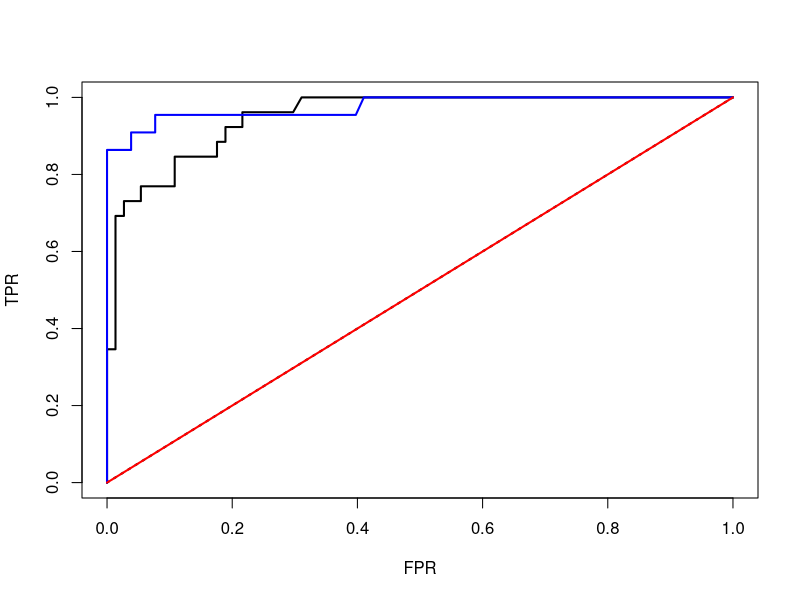

Write R code to recreate this figure.

# Gradient descent from the previous lecture code
GD = function( gradient, f, eta=.01, x0, epsilon=10^-6, max_iter=10^4){

	t = 2
	trace = matrix( NA, ncol=length(x0), nrow=max_iter)
	trace[1:2,] =	rbind( x0, x0 + 2*epsilon)
	neg_l = f(trace[t,])
	# Begin the gradient descent algorithm
	while( sum((trace[t,] - trace[t-1,])^2)^.5 >= epsilon & t < max_iter ){
		
		# Update the parameters
		trace[t+1,] = trace[t,] - eta * gradient(trace[t,])
	  #print(trace[t+1,])		
		t = t +1
		
		# If negative log-likelihood increases, then reduce learning rate
		neg_l_new = f(trace[t,]) 
		#cat(neg_l_new, "  ", neg_l, "\n")
		if(neg_l_new >= neg_l) eta = eta * .9 
		neg_l = neg_l_new
	}
	cat("final learning rate = ", eta, "\n")
	
	if(t == max_iter){
		print("Warning: max iterations exceeded")
		trace[max_iter,] = NA
	}
		
	return(trace[1:t,])
}



# Generate synthetic training data from a logistic regression model
n = 100
p = 2
beta = runif( n=p, min=4, max=5) * (-1)^(runif(p) < .5)
X = cbind( 1, matrix( rnorm(n*(p-1)), ncol=p-1))
py = 1 / ( 1 + exp(-X %*% beta))
y = c(runif(n) < py)

# Train the model
df = function(b){
	sigmoid = 1 / (1 + exp(-c(X %*% b)))
	return( colSums((sigmoid - y) * X) )
}

neg_l = function(b){
	sigmoid = 1 / (1 + exp(-c(X %*% b)) +10^-6) # 10^-6 for numerical stability
	return( -sum(y * log(sigmoid) + (1 - y) * log(1 - sigmoid)) )
}

b0 = runif(p) * 2*sqrt(6/p) + (-sqrt(6/p))
beta_MLE = c(tail( GD( gradient=df, f=neg_l, x0=b0), 1))

# Compute the predicted values on the training data
py_hat = 1 / (1 + exp(-c(X %*% beta_MLE)))
y_hat = (py_hat > .5) # Using a threshold of .5

# False positive rate
FPR = sum(y_hat[y == 0] == 1) / sum(y == 0); FPR

# True postive rate (i.e., sensitivity)
TPR = sum(y_hat[y == 1] == 1) / sum(y == 1); TPR

# True negative rate (i.e., specificity)
TNR = sum(y_hat[y == 0] == 0) / sum(y == 0); TNR

# How do these values change for different thresholds?
grid = seq( 0, 1, by=.001)
FPR = rep( NA, length(grid))
TPR = rep( NA, length(grid))
for(k in 1:length(grid)){
	y_hat = (py_hat > grid[k])
	FPR[k] = sum(y_hat[y == 0] == 1) / sum(y == 0)
	TPR[k] = sum(y_hat[y == 1] == 1) / sum(y == 1)
}

# Plot the ROC curve
plot( FPR, TPR, lwd=2, type="l")
lines( grid, grid, lty="dotted", lwd=2)

# This ROC curve shows how well the logistic regression is able to classify the
# training data.  How well does it generalize to data it was not trained on?
# Generate synthetic testing data from the logistic regression model
X_test = cbind( 1, matrix( rnorm(n*(p-1)), ncol=p-1))
py = 1 / ( 1 + exp(-X_test %*% beta))
y_test = c(runif(n) < py)

py_test_hat = 1 / (1 + exp(-c(X_test %*% beta_MLE)))

FPR_test = rep( NA, length(grid))
TPR_test = rep( NA, length(grid))
for(k in 1:length(grid)){
	y_test_hat = (py_test_hat > grid[k])
	FPR_test[k] = sum(y_test_hat[y_test == 0] == 1) / sum(y_test == 0)
	TPR_test[k] = sum(y_test_hat[y_test == 1] == 1) / sum(y_test == 1)
}

# Add this ROC curve to compare with the ROC on the training data
lines( FPR_test, TPR_test, lwd=2, type="l", col="blue")


# Let's verify that random guessing corresponds to the 45 degree line
FPR_coin = rep( NA, length(grid))
TPR_coin = rep( NA, length(grid))
for(k in 1:length(grid)){
	y_coin = (rep( .5, n) > grid[k])
	FPR_coin[k] = sum(y_coin[y_test == 0] == 1) / sum(y_test == 0)
	TPR_coin[k] = sum(y_coin[y_test == 1] == 1) / sum(y_test == 1)
}
lines( FPR_coin, TPR_coin, lwd=2, type="l", col="red")
